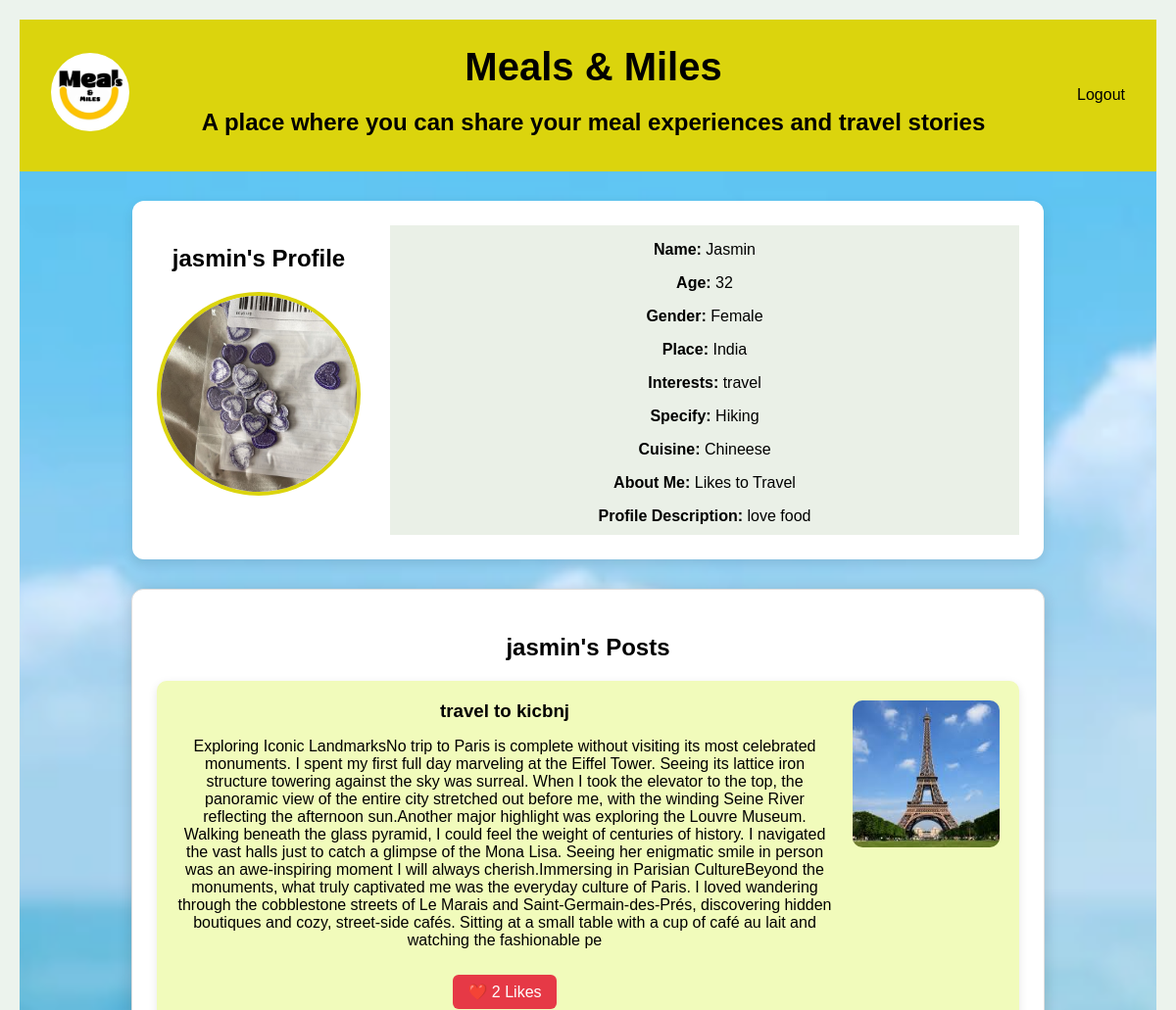
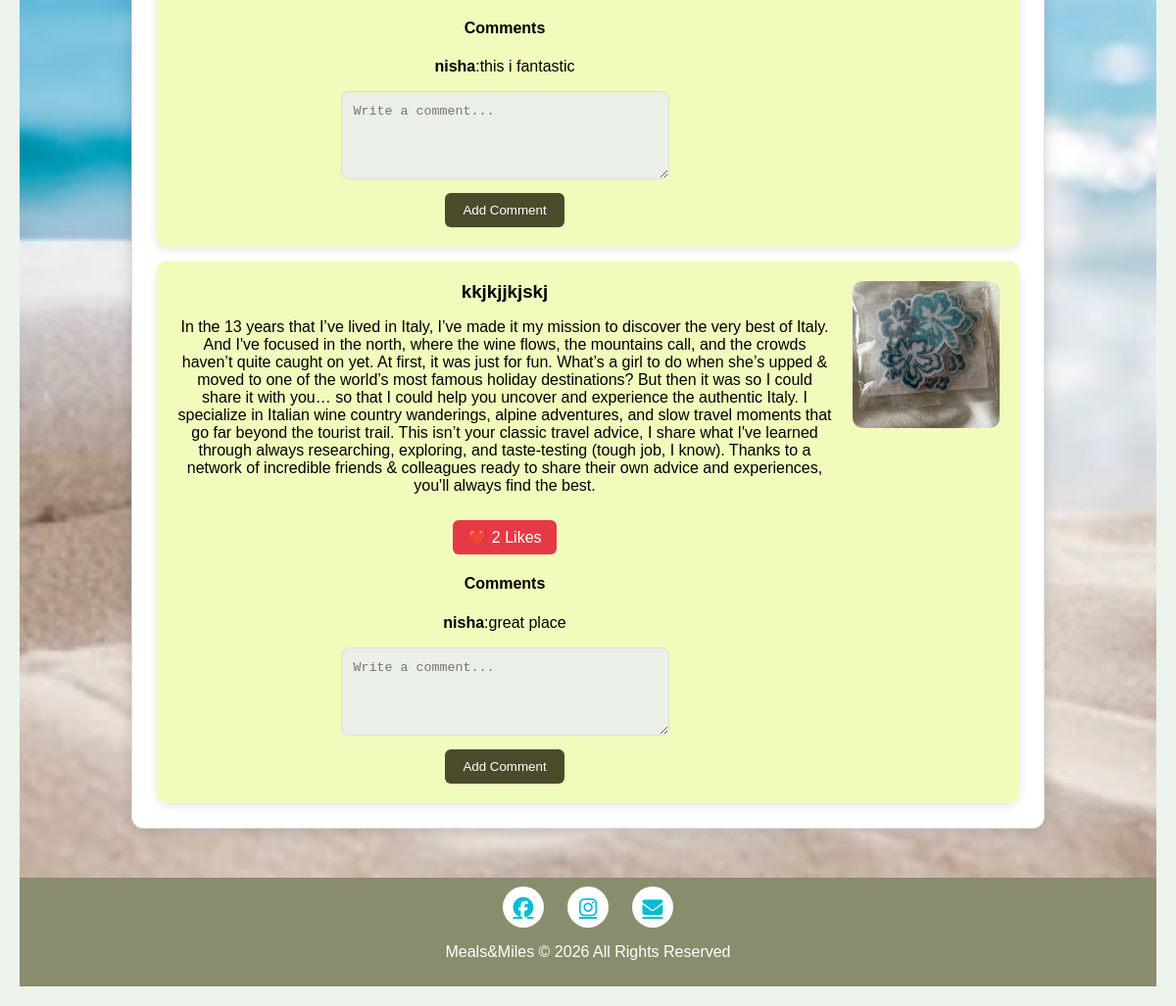
Before: /profile/1 with the older database file (2 pictures, top to bottom).
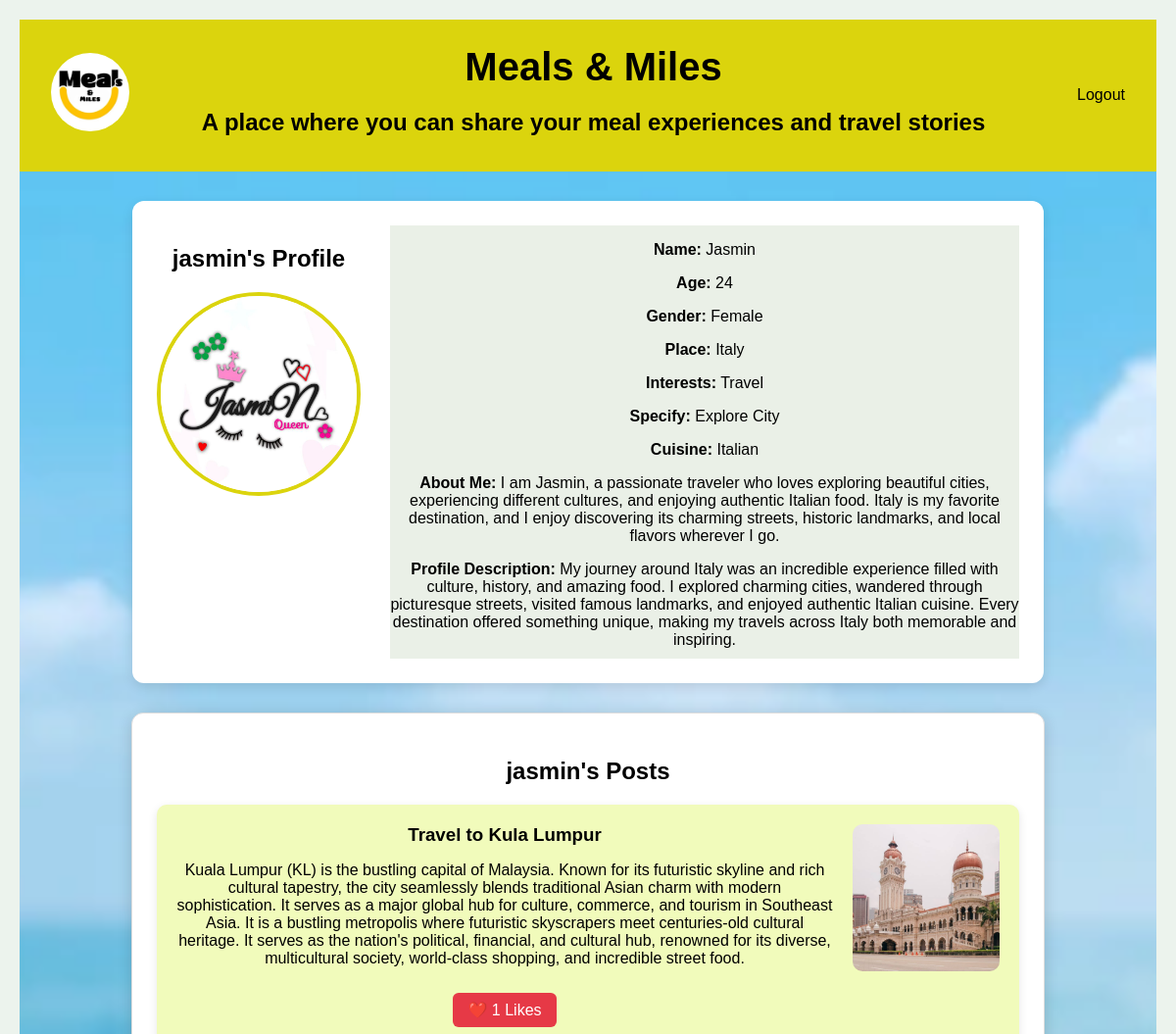
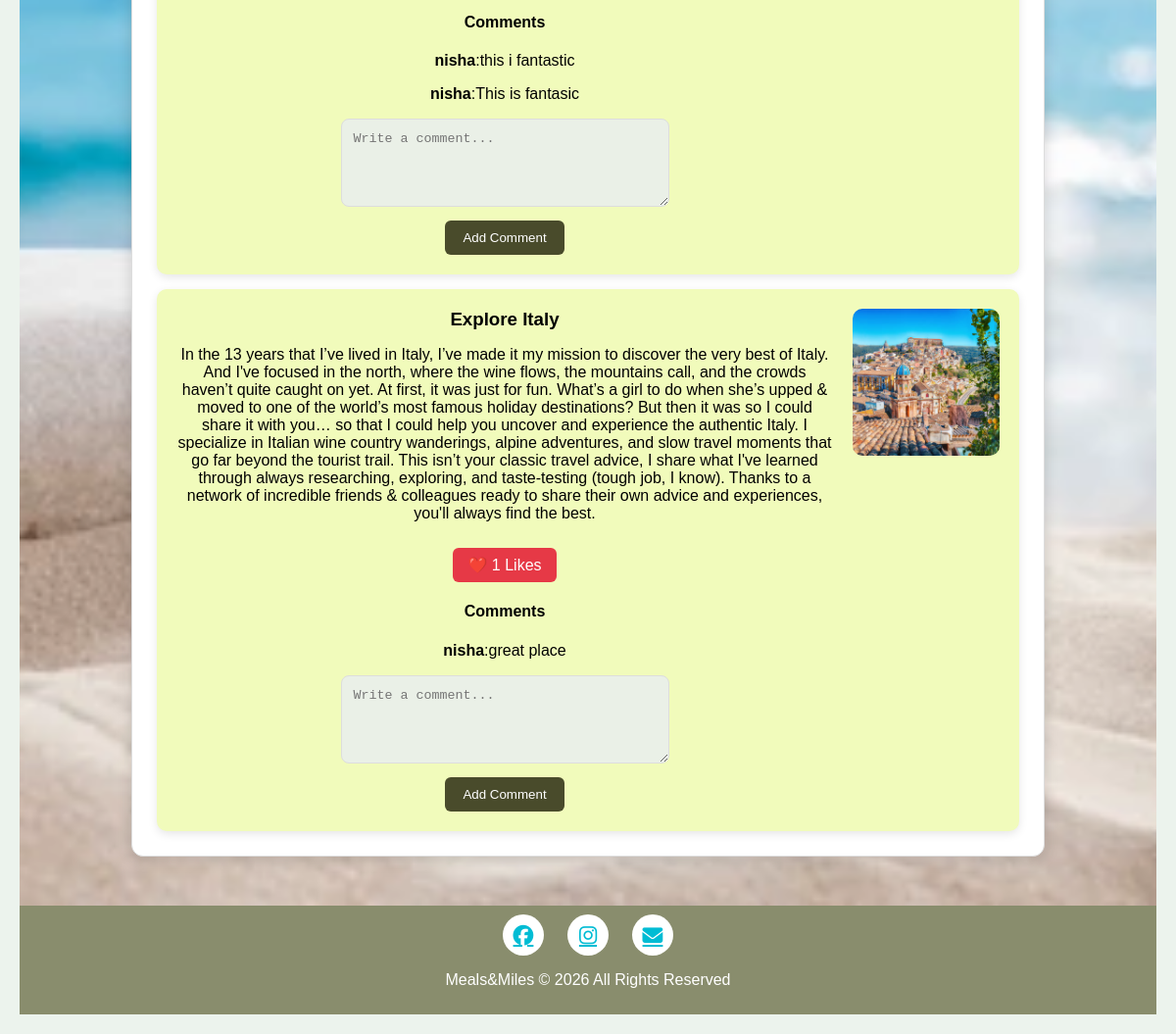
After: the same page with the newer database file (2 pictures, top to bottom).
### Database/models.py (models this page shows)
class User(db.Model, UserMixin):
    id = db.Column(db.Integer, primary_key=True)
    posts = db.relationship('Post', backref='author', lazy=True , cascade="all, delete-orphan")
    comments = db.relationship('Comment', backref='user', lazy=True, cascade="all, delete-orphan")
    likes = db.relationship('Like', backref='user', lazy=True, cascade="all, delete-orphan")
    username = db.Column( db.String(150),unique=True, nullable=False)
    email = db.Column(db.String(150), unique=True, nullable=False)
    password = db.Column( db.String(255), nullable=False )
    profile_pic = db.Column(db.String(255),
        default='images/Default-Profile-Picture.png')
    name = db.Column(db.String(100))
    age = db.Column(db.Integer)
    gender = db.Column(db.String(20))
    place = db.Column(db.String(100))
    interests = db.Column(db.String(300))
    specify = db.Column(db.String(300))
    cuisine = db.Column(db.String(100))
    about_me = db.Column(db.Text)
    profile_description = db.Column(db.Text)

class Post(db.Model):
        id = db.Column(db.Integer, primary_key=True)
        title = db.Column(db.String(200))
        content = db.Column(db.Text)
        image = db.Column(db.String(255))
        user_id = db.Column(db.Integer, db.ForeignKey('user.id'))
        likes = db.relationship('Like',backref='post', lazy=True, cascade="all, delete-orphan")
        comments = db.relationship('Comment',backref='post', lazy=True, cascade="all, delete-orphan")

class Comment(db.Model):
            id = db.Column(db.Integer, primary_key=True)
            text = db.Column(db.Text)
            user_id = db.Column(
            db.Integer,
            db.ForeignKey('user.id'))
            post_id = db.Column(
            db.Integer,
            db.ForeignKey('post.id'))

### Database/views.py (the view)
@views.route('/profile/<int:user_id>')
def profile(user_id):
    user = User.query.get_or_404(user_id)
    return render_template(
        'profile.html',
        user=user
    )

### Database/templates/profile.html (shortened to what this page needs)
<!DOCTYPE html>
<html lang="en">
    <head>
        <link rel="stylesheet" href="../static/css/account.css"/>
        <link rel="stylesheet" href="https://cdnjs.cloudflare.com/ajax/libs/font-awesome/6.5.1/css/all.min.css">
    </head>
    <body>
        <nav class="navbar">
            <div class="nav-left">
               <img src="{{ url_for('static', filename='images/logo.png') }}" alt="LOGO" class="logo">
            </div>
            <div class="nav-center">
                <h1 class="main-heading">Meals & Miles</h1>
                <h2>A place where you can share your meal experiences and travel stories</h2>
            </div>
            <div class="nav-right" id= "navRight">
                <a href="{{ url_for('views.logout') }}">Logout</a>
            </div>
        </nav>
        <section class="main">
            <div class="profile-page">
            <div class="profile-container">
                <div class="profile-left">
                <h2>{{ user.username }}'s Profile</h2>
                    <img src="{{ url_for('static', filename=user.profile_pic) }}" class="profile-pic"id="profilePic">
                    <br><br>
                    <br>
                </div>
                <div class="profile-right">
                        {% if user.name %}
                            <p><strong>Name:</strong> {{ user.name }}</p>
                        {% endif %}
                        {% if user.age %}
                        <p><strong>Age:</strong> {{ user.age }}</p>
                        {% endif %}
                        {% if user.gender %}
                        <p><strong>Gender:</strong> {{ user.gender }}</p>
                        {% endif %}
                        {% if user.place %}
                        <p><strong>Place:</strong> {{ user.place }}</p>
                        {% endif %}
                        {% if user.interests %}
                        <p><strong>Interests:</strong> {{ user.interests }}</p>
                        {% endif %}
                        {% if user.specify %}
                        <p><strong>Specify:</strong> {{ user.specify }}</p>
                        {% endif %}
                        {% if user.cuisine %}
                        <p><strong>Cuisine:</strong> {{ user.cuisine }}</p>
                        {% endif %}
                        {% if user.about_me %}
                        <p><strong>About Me:</strong> {{ user.about_me }}</p>
                        {% endif %}
                        {% if user.profile_description %}
                        <p><strong>Profile Description:</strong> {{ user.profile_description }}</p>
                        {% endif %}
                </div>
            </div>
        <section class="posts-section" id="postsSection">
            <h2>{{ user.username }}'s Posts</h2>
                {% for post in user.posts %}
            <div class="post-card">
                <div class="post-info">
                    <h3>{{ post.title }}</h3>
                    <p>{{ post.content }}</p>
                    <a href="/like_post/{{ post.id }}" class="like-btn">❤️ {{ post.likes|length }} Likes</a>
                    <h4>Comments</h4>
                    {% for comment in post.comments %}
                    <p><strong>{{ comment.user.username }}</strong>:{{ comment.text }}</p>
                    {% endfor %}
                    <form action="/add_comment/{{ post.id }}" method="POST" class="comment-form">
                        <textarea name="comment" placeholder="Write a comment..." required></textarea>
                        <br>
                        <button type="submit" id="comment-btn">Add Comment</button>
                    </form>
                </div>
            {% if post.image %}
            <div class="post-image">
            <img src="{{ url_for('static', filename=post.image) }}">
            </div>
            {% endif %}
        </div>
        {% endfor %}
        </section>
    </div>
        </section>
            <footer class="footer">
            <div class="footer-icons">
                 <a href="https://www.facebook.com/mealsandmiles">
                 <i class="fab fa-facebook"></i>
                 </a>
                 <a href="https://www.instagram.com/_meals_and_miles/">
                 <i class="fab fa-instagram"></i>
                 </a>
                 <a href="mailto:info@mealsandmiles.com" target="_blank">
                 <i class="fas fa-envelope"></i>
                 </a>
             </div>
             <p>Meals&Miles &copy 2026 All Rights Reserved</p>
         </footer>
    </body>
</html>

### Database/static/css/account.css (style rules this page uses)
body { margin: 0; box-sizing: border-box; background-color: rgb(236, 243, 237); color: black; font-family: 'Arial', sans-serif; text-align: center; padding: 20px; }
.navbar { display: flex; justify-content: space-between; align-items: center; background-color: #dbd40d; padding: 1rem 2rem; }
.nav-left { color: #000000; font-size: 1.5rem; background-size: contain; background-repeat: no-repeat; }
.logo { width: 80px; height: 80px; border-radius: 50%; object-fit: cover; }
.nav-center { position: static; color: rgb(0, 0, 0); transform: none; width: 100%; margin-top: 10px; }
.nav-center .main-heading { font-size: 2.5rem; font-family: 'verdana', sans-serif; margin: 0; }
.nav-right { display: flex; gap: 20px; color: #000000; }
.nav-right a { color: #000000; text-decoration: none; font-size: 1rem; }
.main { padding: 30px; background-image: url('/static/images/background2.jpeg'); background-size: cover; background-position: center; min-height: 70vh; }
.profile-container { max-width: 80%; margin: auto; background: white; display: flex; align-items: flex-start; gap: 30px; padding: 25px; border-radius: 12px; box-shadow: 0 4px 12px rgba(0,0,0,0.1); }
.profile-left { text-align: center; gap: 15px; }
.profile-pic { width: 200px; height: 200px; border-radius: 50%; object-fit: cover; cursor: pointer; border: 4px solid #dbd40d; }
.profile-right { flex: 1; background-color:rgb(234, 240, 231) ; }
.profile-right p { margin-bottom: 10px; font-size: 1rem; }
.posts-section { max-width: 80%; margin: 20px auto; background: rgb(255, 255, 255); padding: 25px; border-radius: 12px; box-shadow: 0 3px 15px rgba(0,0,0,.15); border: 1px solid #ddd; }
.post-card { display: flex; justify-content: space-between; align-items: flex-start; background: rgb(241, 251, 187); padding: 20px; margin-top: 15px; border-radius: 10px; box-shadow: 0 3px 10px rgba(0,0,0,.1); }
.post-info { flex: 1; padding-right: 20px; }
.post-info h3 { margin-top: 0; margin-bottom: 10px; }
.post-image { flex-shrink: 0; }
.post-image img { width: 150px; height: 150px; object-fit: cover; border-radius: 10px; }
.like-btn { display: inline-block; text-decoration: none; background: #e63946; color: white; padding: 8px 15px; border-radius: 6px; margin-top: 10px; }
.comment-form { margin-top: 15px; }
.comment-form textarea { width: 50%; min-height: 90px; padding: 12px; border: 1px solid #ddd; border-radius: 8px; background: rgb(234, 240, 231); box-sizing: border-box; }
.comment-form button { background: #494b2b; color: white; border: none; padding: 10px 18px; border-radius: 6px; cursor: pointer; margin-top: 10px; }
.profile-page .posts-section { margin-top: 30px; width: 100%; clear: both; }
.footer { background-color: #41431193; padding: 0.6rem 0.4rem; height: 8%; margin: 0; flex: 1; flex-shrink: 0; }
.footer-icons { display: flex; justify-content: center; gap: 1.5rem; margin-bottom: 1rem; }
.footer-icons a { color:#00bcd4; font-size: 1.3rem; width: 42px; height: 42px; border-radius: 50%; background-color:#fff; display: flex; align-items: center; justify-content: center; transition: all 0.3s ease; }
.footer p { color: white; font-size: 1rem; text-align: center; }

Changed rows visible on the page:
changed User "jasmin": profile_pic: a different picture; age "32" → "24"; place "India" → "Italy"; interests "travel" → "Travel"; specify "Hiking" → "Explore City"; cuisine "Chineese" → "Italian"; about_me "Likes to Travel" → "I am Jasmin, a passionate traveler who loves exploring beautiful cities, experiencing different cultures, and enjoying authentic Italian food. Italy is my favorite destination, and I enjoy discovering its charming streets, historic landmarks, and local flavors wherever I go."; profile_description "love food" → "My journey around Italy was an incredible experience filled with culture, history, and amazing food. I explored charming cities, wandered through picturesque streets, visited famous landmarks, and enjoyed authentic Italian cuisine. Every destination offered something unique, making my travels across Italy both memorable and inspiring."
changed Post: title "travel to kicbnj" → "Travel to Kula Lumpur"; content "Exploring Iconic LandmarksNo trip to Paris is complete without visiting its most celebrated monuments. I spent my first full day marveling at the Eiffel Tower. Seeing its lattice iron structure towering against the sky was surreal. When I took the elevator to the top, the panoramic view of the entire city stretched out before me, with the winding Seine River reflecting the afternoon sun.Another major highlight was exploring the Louvre Museum. Walking beneath the glass pyramid, I could feel the weight of centuries of history. I navigated the vast halls just to catch a glimpse of the Mona Lisa. Seeing her enigmatic smile in person was an awe-inspiring moment I will always cherish.Immersing in…" → "Kuala Lumpur (KL) is the bustling capital of Malaysia. Known for its futuristic skyline and rich cultural tapestry, the city seamlessly blends traditional Asian charm with modern sophistication. It serves as a major global hub for culture, commerce, and tourism in Southeast Asia. It is a bustling metropolis where futuristic skyscrapers meet centuries-old cultural heritage. It serves as the nation's political, financial, and cultural hub, renowned for its diverse, multicultural society, world-class shopping, and incredible street food."; likes|length "2" → "1"; image: a different picture
added Comment: user.username "nisha", text "This is fantasic", shown under Post "Travel to Kula Lumpur"
changed Post: title "kkjkjjkjskj" → "Explore Italy"; likes|length "2" → "1"; image: a different picture
